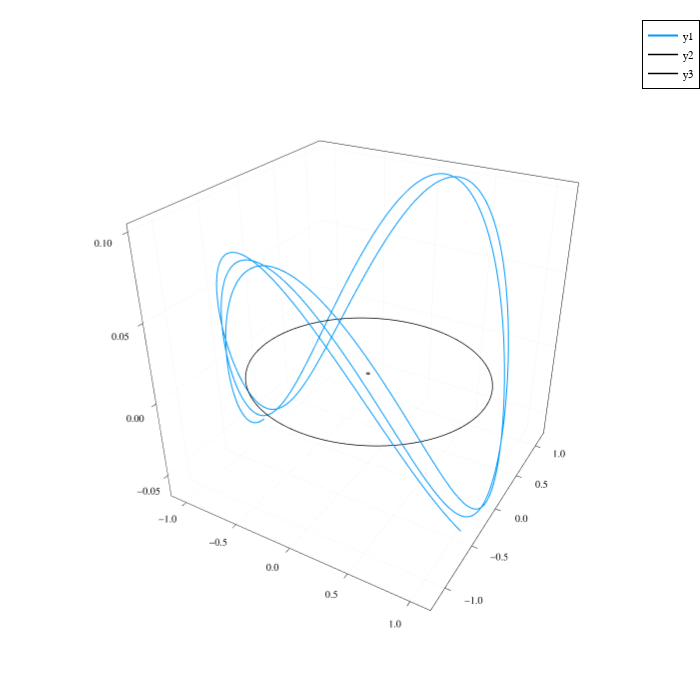

Source (notebook cell):
### Code cell
ptraj = plot(frame_style=:box, size=(700,700))
plot!(ptraj, coord_sb1[1,:], coord_sb1[2,:], coord_sb1[3,:], linewidth=2.0)

plot!(ptraj, xs_earth_circle, ys_earth_circle, zeros(length(thetas)), linewidth=1.5, color=:black)
plot!(ptraj, xs_moon_circle, ys_moon_circle, zeros(length(thetas)), linewidth=1.5, color=:black)

ptraj

### Figure 1 — Plotly figure (JSON) as saved in the notebook; plotly's stock layout.template omitted (floating-point values rounded to 4 significant figures; data arrays with more than 128 entries replaced by an {"elided": "..."} marker saying what was removed)
{"data": [{"colorbar": {"title": ""}, "legendgroup": "y1", "line": {"color": "rgba(0, 154, 250, 1.000)", "dash": "solid", "shape": "linear", "width": 2}, "mode": "lines", "name": "y1", "scene": "scene", "showlegend": true, "type": "scatter3d", "x": {"elided": "1715 float values"}, "xaxis": "x", "y": {"elided": "1715 float values"}, "yaxis": "y", "z": {"elided": "1715 float values"}, "zaxis": "z", "zmax": null, "zmin": null}, {"colorbar": {"title": ""}, "legendgroup": "y2", "line": {"color": "rgba(0, 0, 0, 1.000)", "dash": "solid", "shape": "linear", "width": 1.5}, "mode": "lines", "name": "y2", "scene": "scene", "showlegend": true, "type": "scatter3d", "x": [-0.01215, -0.01213, -0.01205, -0.01193, -0.01176, -0.01154, -0.01128, -0.01097, -0.01062, -0.01022, -0.009785, -0.009308, -0.008794, -0.008244, -0.007662, -0.007048, -0.006406, -0.005738, -0.005048, -0.004336, -0.003608, -0.002865, -0.00211, -0.001347, -0.0005781, 0.0001928, 0.0009629, 0.001729, 0.002489, 0.003238, 0.003974, 0.004694, 0.005396, 0.006075, 0.00673, 0.007359, 0.007957, 0.008523, 0.009055, 0.009551, 0.01001, 0.01043, 0.0108, 0.01113, 0.01142, 0.01166, 0.01185, 0.012, 0.0121, 0.01214, 0.01214, 0.0121, 0.012, 0.01185, 0.01166, 0.01142, 0.01113, 0.0108, 0.01043, 0.01001, 0.009551, 0.009055, 0.008523, 0.007957, 0.007359, 0.00673, 0.006075, 0.005396, 0.004694, 0.003974, 0.003238, 0.002489, 0.001729, 0.0009629, 0.0001928, -0.0005781, -0.001347, -0.00211, -0.002865, -0.003608, -0.004336, -0.005048, -0.005738, -0.006406, -0.007048, -0.007662, -0.008244, -0.008794, -0.009308, -0.009785, -0.01022, -0.01062, -0.01097, -0.01128, -0.01154, -0.01176, -0.01193, -0.01205, -0.01213, -0.01215], "xaxis": "x", "y": [0, -0.0007706, -0.001538, -0.0023, -0.003052, -0.003791, -0.004516, -0.005222, -0.005908, -0.006569, -0.007204, -0.00781, -0.008385, -0.008926, -0.009431, -0.009898, -0.01032, -0.01071, -0.01105, -0.01135, -0.0116, -0.01181, -0.01197, -0.01208, -0.01214, -0.01215, -0.01211, -0.01203, -0.01189, -0.01171, -0.01148, -0.01121, -0.01089, -0.01052, -0.01012, -0.009669, -0.009183, -0.00866, -0.008102, -0.007511, -0.00689, -0.006241, -0.005568, -0.004872, -0.004156, -0.003423, -0.002677, -0.00192, -0.001155, -0.0003855, 0.0003855, 0.001155, 0.00192, 0.002677, 0.003423, 0.004156, 0.004872, 0.005568, 0.006241, 0.00689, 0.007511, 0.008102, 0.00866, 0.009183, 0.009669, 0.01012, 0.01052, 0.01089, 0.01121, 0.01148, 0.01171, 0.01189, 0.01203, 0.01211, 0.01215, 0.01214, 0.01208, 0.01197, 0.01181, 0.0116, 0.01135, 0.01105, 0.01071, 0.01032, 0.009898, 0.009431, 0.008926, 0.008385, 0.00781, 0.007204, 0.006569, 0.005908, 0.005222, 0.004516, 0.003791, 0.003052, 0.0023, 0.001538, 0.0007706, 2.976e-18], "yaxis": "y", "z": [0, 0, 0, 0, 0, 0, 0, 0, 0, 0, 0, 0, 0, 0, 0, 0, 0, 0, 0, 0, 0, 0, 0, 0, 0, 0, 0, 0, 0, 0, 0, 0, 0, 0, 0, 0, 0, 0, 0, 0, 0, 0, 0, 0, 0, 0, 0, 0, 0, 0, 0, 0, 0, 0, 0, 0, 0, 0, 0, 0, 0, 0, 0, 0, 0, 0, 0, 0, 0, 0, 0, 0, 0, 0, 0, 0, 0, 0, 0, 0, 0, 0, 0, 0, 0, 0, 0, 0, 0, 0, 0, 0, 0, 0, 0, 0, 0, 0, 0, 0], "zaxis": "z", "zmax": null, "zmin": null}, {"colorbar": {"title": ""}, "legendgroup": "y3", "line": {"color": "rgba(0, 0, 0, 1.000)", "dash": "solid", "shape": "linear", "width": 1.5}, "mode": "lines", "name": "y3", "scene": "scene", "showlegend": true, "type": "scatter3d", "x": [0.9878, 0.9859, 0.9799, 0.97, 0.9562, 0.9385, 0.9171, 0.892, 0.8632, 0.831, 0.7955, 0.7567, 0.7149, 0.6703, 0.6229, 0.573, 0.5208, 0.4665, 0.4104, 0.3525, 0.2933, 0.2329, 0.1715, 0.1095, 0.047, -0.01567, -0.07829, -0.1406, -0.2023, -0.2632, -0.3231, -0.3817, -0.4387, -0.4939, -0.5472, -0.5983, -0.6469, -0.693, -0.7362, -0.7765, -0.8137, -0.8476, -0.878, -0.905, -0.9283, -0.9478, -0.9636, -0.9754, -0.9834, -0.9874, -0.9874, -0.9834, -0.9754, -0.9636, -0.9478, -0.9283, -0.905, -0.878, -0.8476, -0.8137, -0.7765, -0.7362, -0.693, -0.6469, -0.5983, -0.5472, -0.4939, -0.4387, -0.3817, -0.3231, -0.2632, -0.2023, -0.1406, -0.07829, -0.01567, 0.047, 0.1095, 0.1715, 0.2329, 0.2933, 0.3525, 0.4104, 0.4665, 0.5208, 0.573, 0.6229, 0.6703, 0.7149, 0.7567, 0.7955, 0.831, 0.8632, 0.892, 0.9171, 0.9385, 0.9562, 0.97, 0.9799, 0.9859, 0.9878], "xaxis": "x", "y": [0, 0.06265, 0.1251, 0.187, 0.2481, 0.3082, 0.3671, 0.4246, 0.4803, 0.5341, 0.5857, 0.635, 0.6817, 0.7257, 0.7667, 0.8047, 0.8394, 0.8707, 0.8986, 0.9228, 0.9433, 0.96, 0.9728, 0.9818, 0.9867, 0.9877, 0.9847, 0.9778, 0.9669, 0.9521, 0.9335, 0.9111, 0.8851, 0.8555, 0.8225, 0.7861, 0.7466, 0.704, 0.6587, 0.6106, 0.5602, 0.5074, 0.4527, 0.3961, 0.3379, 0.2783, 0.2176, 0.1561, 0.0939, 0.03134, -0.03134, -0.0939, -0.1561, -0.2176, -0.2783, -0.3379, -0.3961, -0.4527, -0.5074, -0.5602, -0.6106, -0.6587, -0.704, -0.7466, -0.7861, -0.8225, -0.8555, -0.8851, -0.9111, -0.9335, -0.9521, -0.9669, -0.9778, -0.9847, -0.9877, -0.9867, -0.9818, -0.9728, -0.96, -0.9433, -0.9228, -0.8986, -0.8707, -0.8394, -0.8047, -0.7667, -0.7257, -0.6817, -0.635, -0.5857, -0.5341, -0.4803, -0.4246, -0.3671, -0.3082, -0.2481, -0.187, -0.1251, -0.06265, -2.42e-16], "yaxis": "y", "z": [0, 0, 0, 0, 0, 0, 0, 0, 0, 0, 0, 0, 0, 0, 0, 0, 0, 0, 0, 0, 0, 0, 0, 0, 0, 0, 0, 0, 0, 0, 0, 0, 0, 0, 0, 0, 0, 0, 0, 0, 0, 0, 0, 0, 0, 0, 0, 0, 0, 0, 0, 0, 0, 0, 0, 0, 0, 0, 0, 0, 0, 0, 0, 0, 0, 0, 0, 0, 0, 0, 0, 0, 0, 0, 0, 0, 0, 0, 0, 0, 0, 0, 0, 0, 0, 0, 0, 0, 0, 0, 0, 0, 0, 0, 0, 0, 0, 0, 0, 0], "zaxis": "z", "zmax": null, "zmin": null}], "layout": {"annotations": [], "height": 700, "legend": {"bgcolor": "rgba(255, 255, 255, 1.000)", "bordercolor": "rgba(0, 0, 0, 1.000)", "borderwidth": 1, "font": {"color": "rgba(0, 0, 0, 1.000)", "family": "sans-serif", "size": 11}, "title": {"font": {"color": "rgba(0, 0, 0, 1.000)", "family": "sans-serif", "size": 15}, "text": ""}, "tracegroupgap": 0, "traceorder": "normal", "x": 1, "xanchor": "auto", "y": 1, "yanchor": "auto"}, "margin": {"b": 20, "l": 0, "r": 0, "t": 20}, "paper_bgcolor": "rgba(255, 255, 255, 1.000)", "plot_bgcolor": "rgba(255, 255, 255, 1.000)", "scene": {"camera": {"eye": {"x": 1.126, "y": -1.95, "z": 1.3}, "projection": "orthographic"}, "domain": {"x": [0.05642, 0.9944], "y": [0.0215, 0.9944]}, "xaxis": {"gridcolor": "rgba(0, 0, 0, 0.100)", "gridwidth": 0.5, "linecolor": "rgba(0, 0, 0, 1.000)", "mirror": true, "range": [-1.157, 1.155], "showgrid": true, "showline": true, "showticklabels": true, "tickangle": 0, "tickcolor": "rgb(0, 0, 0)", "tickfont": {"color": "rgba(0, 0, 0, 1.000)", "family": "sans-serif", "size": 11}, "tickmode": "array", "ticks": "inside", "ticktext": ["−1.0", "−0.5", "0.0", "0.5", "1.0"], "tickvals": [-1, -0.5, 0, 0.5, 1], "title": "", "titlefont": {"color": "rgba(0, 0, 0, 1.000)", "family": "sans-serif", "size": 15}, "type": "-", "visible": true, "zeroline": false, "zerolinecolor": "rgba(0, 0, 0, 1.000)"}, "yaxis": {"gridcolor": "rgba(0, 0, 0, 0.100)", "gridwidth": 0.5, "linecolor": "rgba(0, 0, 0, 1.000)", "mirror": true, "range": [-1.244, 1.238], "showgrid": true, "showline": true, "showticklabels": true, "tickangle": 0, "tickcolor": "rgb(0, 0, 0)", "tickfont": {"color": "rgba(0, 0, 0, 1.000)", "family": "sans-serif", "size": 11}, "tickmode": "array", "ticks": "inside", "ticktext": ["−1.0", "−0.5", "0.0", "0.5", "1.0"], "tickvals": [-1, -0.5, 0, 0.5, 1], "title": "", "titlefont": {"color": "rgba(0, 0, 0, 1.000)", "family": "sans-serif", "size": 15}, "type": "-", "visible": true, "zeroline": false, "zerolinecolor": "rgba(0, 0, 0, 1.000)"}, "zaxis": {"gridcolor": "rgba(0, 0, 0, 0.100)", "gridwidth": 0.5, "linecolor": "rgba(0, 0, 0, 1.000)", "mirror": true, "range": [-0.06549, 0.1041], "showgrid": true, "showline": true, "showticklabels": true, "tickangle": 0, "tickcolor": "rgb(0, 0, 0)", "tickfont": {"color": "rgba(0, 0, 0, 1.000)", "family": "sans-serif", "size": 11}, "tickmode": "array", "ticks": "inside", "ticktext": ["−0.05", "0.00", "0.05", "0.10"], "tickvals": [-0.05, 0, 0.05, 0.1], "title": "", "titlefont": {"color": "rgba(0, 0, 0, 1.000)", "family": "sans-serif", "size": 15}, "type": "-", "visible": true, "zeroline": false, "zerolinecolor": "rgba(0, 0, 0, 1.000)"}}, "showlegend": true, "width": 700}}
